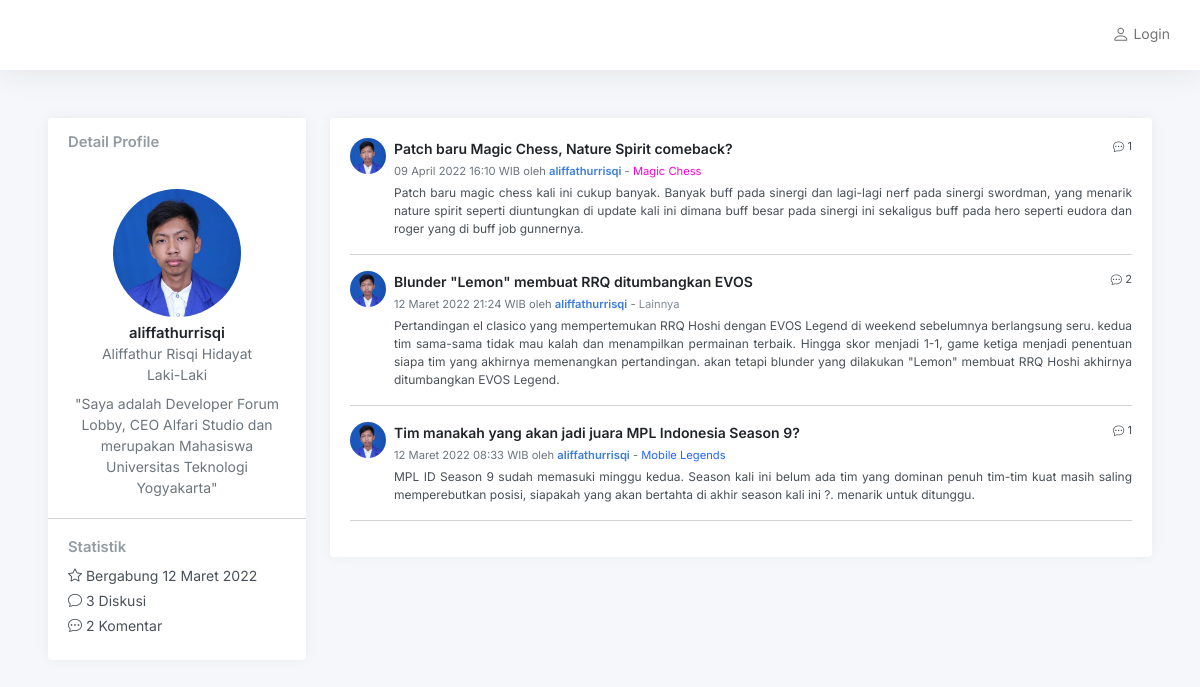
Before: /admin/profile.php?id=aliffathurrisqi with the older database file.
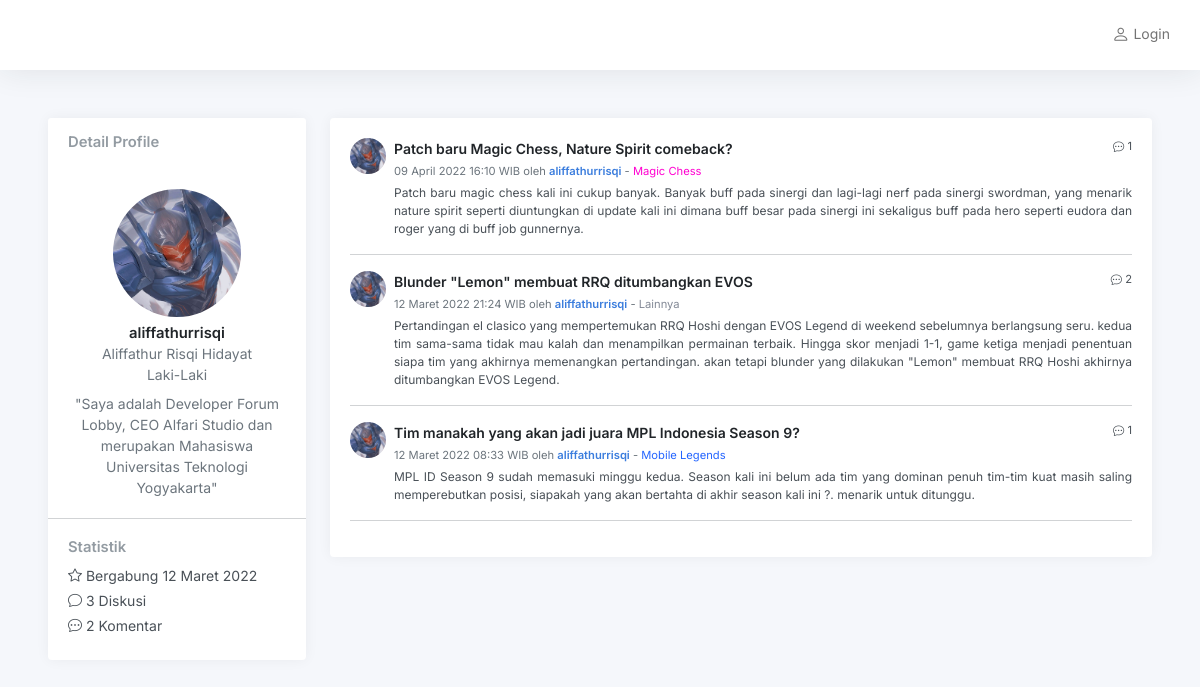
After: the same page with the newer database file.
### tables this page shows
CREATE TABLE `account` (
  `username` varchar(50) NOT NULL,
  `password` varchar(100) NOT NULL,
  `nama` varchar(100) NOT NULL,
  `gender` enum('Laki-Laki','Perempuan') DEFAULT NULL,
  `bio` varchar(250) DEFAULT NULL,
  `photo` varchar(9999) DEFAULT NULL,
  `dibuat` date DEFAULT NULL,
  `blokir` date DEFAULT NULL,
  `akses` enum('admin','user','blokir') NOT NULL,
  PRIMARY KEY (`username`)
);

CREATE TABLE `post` (
  `id` int(11) NOT NULL AUTO_INCREMENT,
  `username` varchar(50) NOT NULL,
  `waktu` datetime DEFAULT NULL,
  `konten` text NOT NULL,
  `kategori` varchar(50) NOT NULL,
  `judul` text NOT NULL,
  `konfirmasi` enum('Ya','Tidak') NOT NULL,
  PRIMARY KEY (`id`)
);

CREATE TABLE `kategori` (
  `id` int(11) NOT NULL AUTO_INCREMENT,
  `nama_kategori` varchar(50) DEFAULT NULL,
  `warna` varchar(10) DEFAULT NULL,
  PRIMARY KEY (`id`)
);

### admin/profile.php (the view, shortened to what the changed rows need)
<?php
include "../config.php";
$profile = $_GET['id'];
?>
<!DOCTYPE html>
<html lang="en">
<?php
include "php/head.php";
?>
<body>
    <div class="wrapper">
        <div class="main">
            <main class="content">
                <div class="container-fluid p-0 mb-7">
                    <div class="row">
                        <div class="col-md-4 col-xl-3">
                            <?php
                            $profile_data = mysqli_query($conn, "SELECT username,nama,gender,bio,photo,
                            DATE_FORMAT(dibuat, '%d') AS tglgabung, DATE_FORMAT(dibuat,'%M') AS blngabung,DATE_FORMAT(dibuat,'%Y') AS thngabung
                            FROM account WHERE username = '$profile'");
                            while ($row = mysqli_fetch_array($profile_data)) {
                                $data_photo = $row['photo'];
                                $profile_bio = $row['bio'];
                                $jumlahpost = mysqli_query($conn, "SELECT COUNT(username) AS jumlah FROM post WHERE username = '$profile' AND kategori !=1");
                                while ($jml = mysqli_fetch_array($jumlahpost)) {
                                    $post_count = $jml['jumlah'];
                                }
                                $jumlahcomment = mysqli_query($conn, "SELECT COUNT(username) AS jumlah FROM komentar WHERE username = '$profile'");
                                while ($jml = mysqli_fetch_array($jumlahcomment)) {
                                    $comment_count = $jml['jumlah'];
                                }
                                $profile_tglgabung = $row['tglgabung'];
                                $profile_blngabung = $row['blngabung'];
                                $profile_thngabung = $row['thngabung'];
                            ?>
                                <div class="card mb-3">
                                    <div class="card-header">
                                        <h5 class="card-title mb-0">Detail Profile</h5>
                                    </div>
                                    <div class="card-body text-center">
                                        <img src="img/user/<?php echo $data_photo; ?>" class="rounded-circle mb-2" height="128" />
                                        <h5 class="card-title mb-0 text-dark"><?php echo $row['username']; ?></h5>
                                        <div class="text-muted"><?php echo $row['nama']; ?></div>
                                        <div class="text-muted mb-2"><?php echo $row['gender']; ?></div>
                                        <div class="text-muted">"<?php echo $profile_bio; ?>"</div>
                                    </div>
                                    <hr class="my-0" />
                                    <div class="card-body">
                                        <h5 class="h6 card-title">Statistik</h5>
                                        <ul class="list-unstyled mb-0">
                                            <li class="mb-1"><i class="bi bi-star"></i> Bergabung <?php echo $profile_tglgabung . " " . $profile_blngabung . " " . $profile_thngabung; ?></li>
                                            <li class="mb-1"><i class="bi bi-chat"></i></i> <?php echo $post_count; ?> Diskusi</li>
                                            <li class="mb-1"><i class="bi bi-chat-dots"></i> <?php echo $comment_count; ?> Komentar</li>
                                        </ul>
                                    </div>
                                </div>
                            <?php
                            }
                            ?>
                        </div>
                        <div class="col-md-8 col-xl-9">
                            <div class="card">
                                <div class="card-body h-100">
                                    <?php
                                    $sql_query = "SELECT post.id,post.judul,post.konten,post.username,post.kategori,
              DATE_FORMAT(waktu, '%d') AS tgl,DATE_FORMAT(waktu, '%M') AS bln,DATE_FORMAT(waktu, '%Y') AS thn,
              DATE_FORMAT(waktu, '%H:%i WIB') AS jam
              FROM post INNER JOIN kategori ON post.kategori = kategori.id
              WHERE post.kategori !='1' AND post.username = '$profile' ORDER BY post.id DESC";
                                    $post = mysqli_query($conn, $sql_query);
                                    while ($row = mysqli_fetch_array($post)) {
                                        $pBln = $row['bln'];
                                        $id_post = $row["id"];
                                        $jumlahkomen = mysqli_query($conn, "SELECT COUNT(id_post) AS jumlah_komentar FROM komentar WHERE id_post = '$id_post';");
                                        while ($data = mysqli_fetch_array($jumlahkomen)) {
                                            $data_komentar = $data["jumlah_komentar"];
                                        }
                                        $user_post = $row["username"];
                                        $foto = mysqli_query($conn, "SELECT photo FROM account WHERE username = '$user_post'");
                                        while ($photo = mysqli_fetch_array($foto)) {
                                            $data_photo = $photo["photo"];
                                        }
                                        $kat = $row["kategori"];
                                        $kategori = mysqli_query($conn, "SELECT nama_kategori,warna FROM kategori WHERE id= '$kat'");
                                        while ($kat_info = mysqli_fetch_array($kategori)) {
                                            $data_kategori = $kat_info["nama_kategori"];
                                            $data_warna = $kat_info["warna"];
                                        }
                                    ?>
                                        <div class="d-flex align-items-start">
                                            <img src="img/user/<?php echo $data_photo; ?>" width="36" height="36" class="rounded-circle me-2">
                                            <div class="flex-grow-1">
                                                <small class="float-end text-navy"><i class="bi bi-chat-dots"></i> <?php echo $data_komentar; ?></small>
                                                <strong><a class="text-dark" href="../discussion.php?id=<?php echo $row["id"]; ?>">
                                                        <?php echo $row["judul"]; ?>
                                                    </a></strong><br />
                                                <small class="text-muted"><?php echo $row["tgl"] . " " . $pBln . " " . $row["thn"] . " " . $row["jam"]; ?>
                                                    oleh
                                                    <a href="profile.php?id=<?php echo $row["username"]; ?>">
                                                        <strong><?php echo $row["username"]; ?></strong>
                                                    </a>
                                                    - <a href="#" style="color:<?php echo $data_warna; ?>;"><?php echo $data_kategori; ?></a>
                                                </small>
                                                <div class="text-sm dark mt-1" align="justify">
                                                    <?php echo  $row["konten"]; ?>
                                                </div>
                                            </div>
                                        </div>
                                        <hr />
                                    <?php
                                    }
                                    ?>
                                </div>
                            </div>
                        </div>
                    </div>
                </div>
            </main>
        </div>
    </div>
</body>
</html>

Changed rows visible on the page:
changed account "aliffathurrisqi": photo: a different picture
changed post "Patch baru Magic Chess, Nature Spirit comeback?": account.photo: a different picture
changed post "Blunder \"Lemon\" membuat RRQ ditumbangkan EVOS": account.photo: a different picture
changed post "Tim manakah yang akan jadi juara MPL Indonesia Season 9?": account.photo: a different picture
